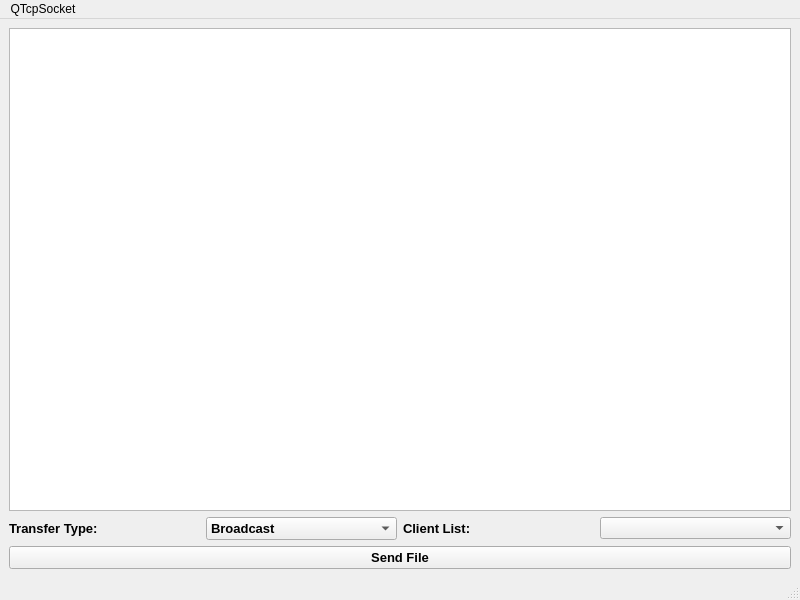
<?xml version="1.0" encoding="UTF-8"?>
<ui version="4.0">
 <class>MainWindow</class>
 <widget class="QMainWindow" name="MainWindow">
  <property name="geometry">
   <rect>
    <x>0</x>
    <y>0</y>
    <width>800</width>
    <height>600</height>
   </rect>
  </property>
  <property name="windowTitle">
   <string>MainWindow</string>
  </property>
  <widget class="QWidget" name="centralwidget">
   <layout class="QVBoxLayout" name="verticalLayout">
    <item>
     <widget class="QTextEdit" name="textEdit_Messages"/>
    </item>
    <item>
     <layout class="QHBoxLayout" name="horizontalLayout">
      <item>
       <widget class="QLabel" name="label">
        <property name="font">
         <font>
          <pointsize>10</pointsize>
          <bold>true</bold>
         </font>
        </property>
        <property name="text">
         <string>Transfer Type:</string>
        </property>
       </widget>
      </item>
      <item>
       <widget class="QComboBox" name="comboBox_Transfer_Type">
        <property name="font">
         <font>
          <pointsize>10</pointsize>
          <bold>true</bold>
         </font>
        </property>
        <item>
         <property name="text">
          <string>Broadcast</string>
         </property>
        </item>
        <item>
         <property name="text">
          <string>receiver</string>
         </property>
        </item>
       </widget>
      </item>
      <item>
       <widget class="QLabel" name="label_2">
        <property name="font">
         <font>
          <pointsize>10</pointsize>
          <bold>true</bold>
         </font>
        </property>
        <property name="text">
         <string>Client List:</string>
        </property>
       </widget>
      </item>
      <item>
       <widget class="QComboBox" name="comboBox_Client_List"/>
      </item>
     </layout>
    </item>
    <item>
     <widget class="QPushButton" name="pushButton_Send_File">
      <property name="font">
       <font>
        <pointsize>10</pointsize>
        <bold>true</bold>
       </font>
      </property>
      <property name="text">
       <string>Send File</string>
      </property>
     </widget>
    </item>
   </layout>
  </widget>
  <widget class="QMenuBar" name="menubar">
   <property name="geometry">
    <rect>
     <x>0</x>
     <y>0</y>
     <width>800</width>
     <height>25</height>
    </rect>
   </property>
   <widget class="QMenu" name="menuQTcpSocket">
    <property name="title">
     <string>QTcpSocket</string>
    </property>
   </widget>
   <addaction name="menuQTcpSocket"/>
  </widget>
  <widget class="QStatusBar" name="statusbar"/>
 </widget>
 <resources/>
 <connections/>
</ui>
